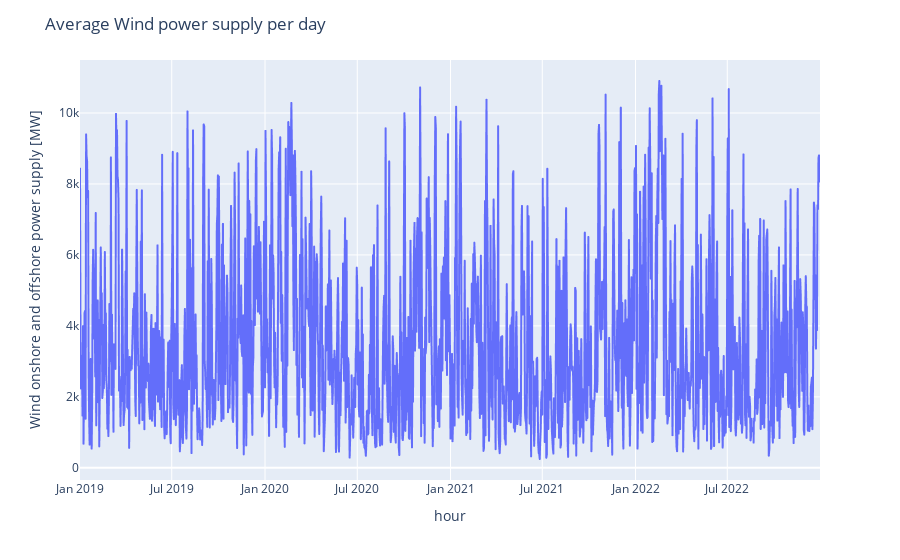

Notebook source saved alongside this figure:
### Code cell
df_daily.sort_values(by="timestamps", inplace=True)
df_agg = df_daily
fig = go.Figure()
x_axis = df_agg["timestamps"]

fig  = px.line(x=x_axis, y=df_agg.wind_on_offshore,
                    )

fig.update_layout(
    title="Average Wind power supply per day",
    xaxis_title="hour",
    yaxis_title="Wind onshore and offshore power supply [MW]",
)
fig.show()

### Figure 1 — Plotly figure (JSON) as saved in the notebook; plotly's stock layout.template omitted (floating-point values rounded to 4 significant figures; data arrays with more than 128 entries replaced by an {"elided": "..."} marker saying what was removed)
{"data": [{"hovertemplate": "x=%{x}<br>y=%{y}<extra></extra>", "legendgroup": "", "line": {"color": "#636efa", "dash": "solid"}, "marker": {"symbol": "circle"}, "mode": "lines", "name": "", "showlegend": false, "type": "scattergl", "x": {"elided": "1461 str values"}, "xaxis": "x", "y": {"elided": "1461 float values"}, "yaxis": "y"}], "layout": {"legend": {"tracegroupgap": 0}, "margin": {"t": 60}, "title": {"text": "Average Wind power supply per day"}, "xaxis": {"anchor": "y", "domain": [0, 1], "title": {"text": "hour"}}, "yaxis": {"anchor": "x", "domain": [0, 1], "title": {"text": "Wind onshore and offshore power supply [MW]"}}}}
